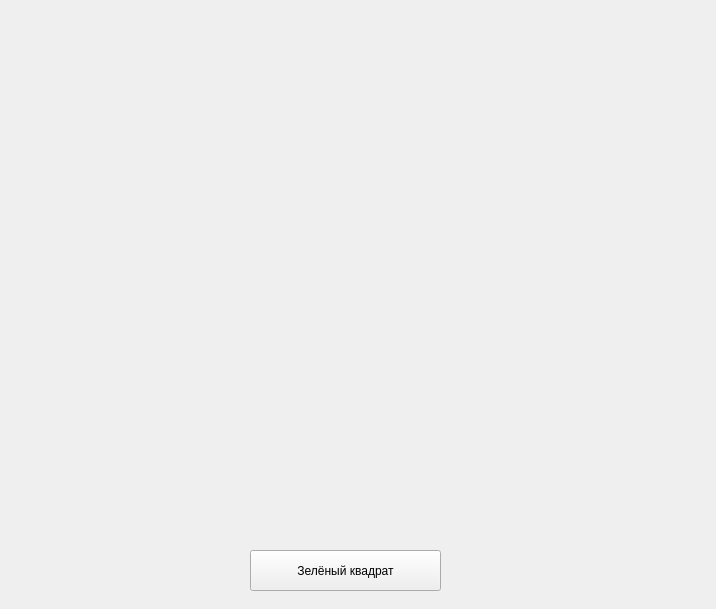
<?xml version="1.0" encoding="UTF-8"?>
<ui version="4.0">
 <class>MainWindow</class>
 <widget class="QMainWindow" name="MainWindow">
  <property name="geometry">
   <rect>
    <x>0</x>
    <y>0</y>
    <width>716</width>
    <height>609</height>
   </rect>
  </property>
  <property name="windowTitle">
   <string>Красные треугольники</string>
  </property>
  <widget class="QWidget" name="centralwidget">
   <widget class="QPushButton" name="btn">
    <property name="geometry">
     <rect>
      <x>250</x>
      <y>550</y>
      <width>191</width>
      <height>41</height>
     </rect>
    </property>
    <property name="text">
     <string>Зелёный квадрат</string>
    </property>
   </widget>
  </widget>
 </widget>
 <resources/>
 <connections/>
</ui>
